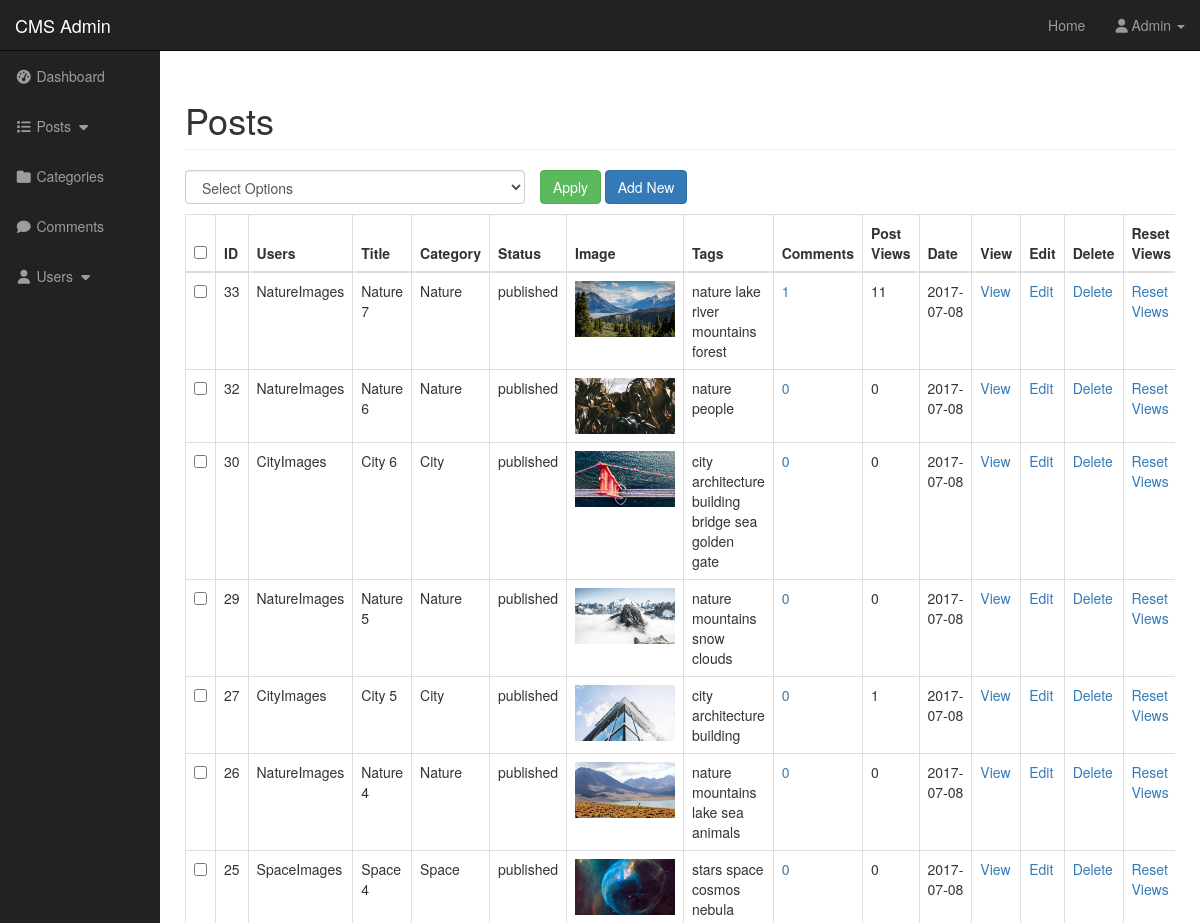
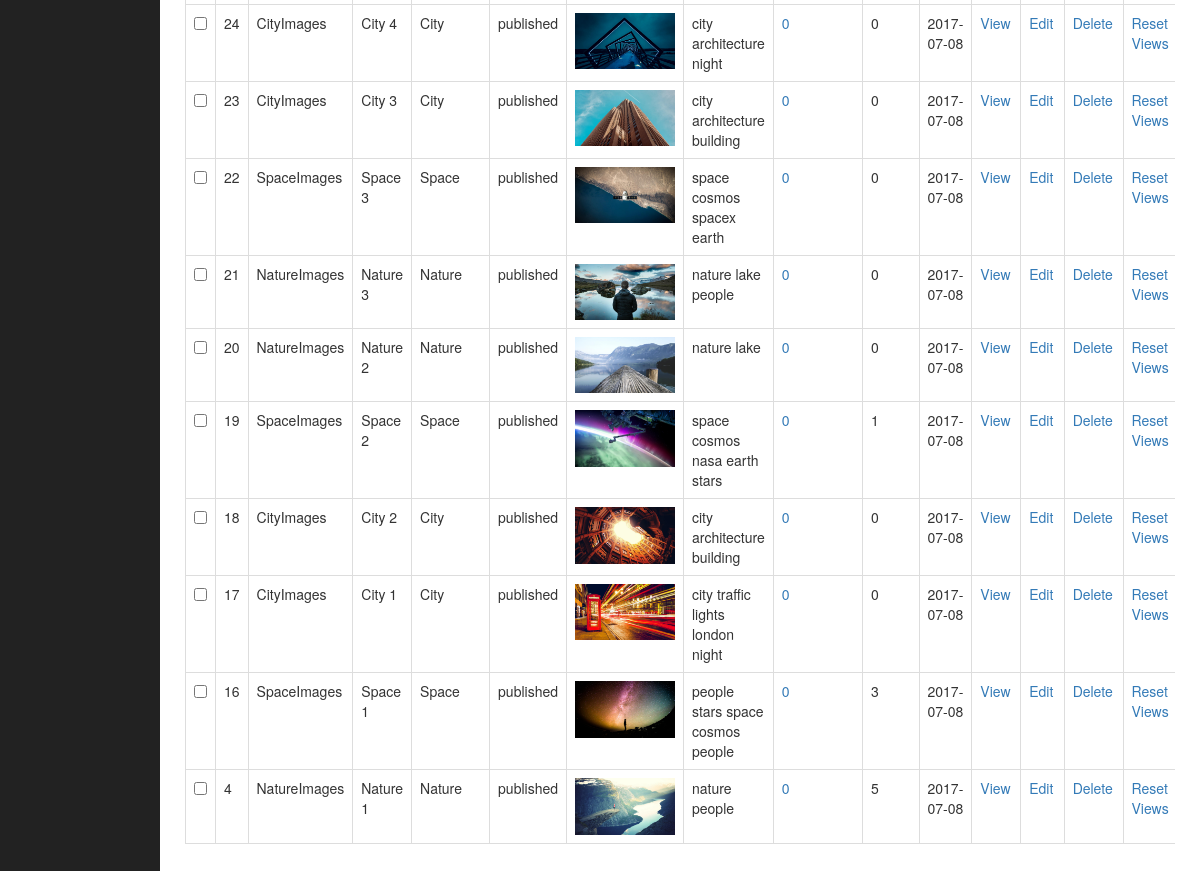
Screenshot of /admin/posts.php (signed in) with the database file from the repository (2 pictures, top to bottom).
### tables this page shows
CREATE TABLE `posts` (
  `post_id` int(5) NOT NULL,
  `post_title` varchar(255) NOT NULL,
  `post_user` varchar(255) NOT NULL,
  `post_status` varchar(255) NOT NULL,
  `post_date` date NOT NULL,
  `post_image` text NOT NULL,
  `post_content` text NOT NULL,
  `post_tags` varchar(255) NOT NULL,
  `post_view_count` int(7) NOT NULL,
  `post_category_id` int(5) NOT NULL,
  `post_comment_count` int(5) NOT NULL
);

CREATE TABLE `categories` (
  `cat_id` int(5) NOT NULL,
  `cat_title` varchar(255) NOT NULL
);

### admin/includes/view_all_posts.php (the view, shortened to what this page needs)
<h1 class="page-header">Posts</h1>
<form action="" method="post">
	<div class="row space">
		<div class="col-xs-4 options" id="bulkOptionsContainer">
			<select name="bulk_options" class="form-control">
				<option value="">Select Options</option>
			</select>
		</div>
		<div class="col-xs-4">
			<input type="submit" class="btn btn-success" value="Apply" name="submit">
			<a href="posts.php?source=add_post" class="btn btn-primary">Add New</a>
		</div>
	</div>
	<div class="table-responsive">
		<table class="table table-bordered table-hover">
			<thead>
				<tr>
					<th><input id="selectAllBoxes" type="checkbox"></th>
					<th>ID</th>
					<th>Users</th>
					<th>Title</th>
					<th>Category</th>
					<th>Status</th>
					<th>Image</th>
					<th>Tags</th>
					<th>Comments</th>
					<th>Post Views</th>
					<th>Date</th>
					<th>View</th>
					<th>Edit</th>
					<th>Delete</th>
					<th>Reset Views</th>
				</tr>
			</thead>
			<tbody>
		    <?php
  				$query = "SELECT * FROM posts LEFT JOIN categories ";
  				$query .= "ON posts.post_category_id = categories.cat_id ";
  				$query .= "ORDER BY post_id DESC";
  				$select_posts = mysqli_query($connection, $query);
  				while($row = mysqli_fetch_assoc($select_posts)) {
  					$post_id = $row ['post_id'];
  					$post_user = $row ['post_user'];
  					$post_title = $row ['post_title'];
  					$post_status = $row ['post_status'];
  					$post_image = $row ['post_image'];
  					$post_tags = $row ['post_tags'];
  					$post_date = $row ['post_date'];
  					$post_view_count = $row ['post_view_count'];
  					$cat_title = $row ['cat_title'];
  					echo "<tr>";
  						echo "<td><input class='checkBoxes' type='checkbox' name='checkBoxArray[]' value='$post_id'></td>";
  						echo "<td>{$post_id}</td>";
  						if (!empty($post_user)) {
  							echo "<td>$post_user</td>";
  						}
  						echo "<td>{$post_title}</td>";
  						echo "<td>{$cat_title}</td>";
  						echo "<td>{$post_status}</td>";
  						echo "<td><img width='100' src='../images/{$post_image}'</td>";
  						echo "<td>{$post_tags}</td>";
  						$query = "SELECT * FROM comments WHERE comment_post_id = $post_id";
  						$send_comment_query = mysqli_query($connection, $query);
  						$count_comments = mysqli_num_rows($send_comment_query);
  						echo "<td><a href='post_comments.php?id=$post_id'>{$count_comments}</a></td>";
  						echo "<td>{$post_view_count}</td>";
  						echo "<td>{$post_date}</td>";
  						echo "<td><a href='../post.php?p_id={$post_id}'>View</a></td>";
  						echo "<td><a href='posts.php?source=edit_post&p_id={$post_id}'>Edit</a></td>";
  						echo "<td><a rel='$post_id' href='javascript:void(0)' class='delete_link'>Delete</a></td>";
  						echo "<td><a href='posts.php?reset={$post_id}'>Reset Views</a></td>";
  					echo "</tr>";
  				}
		    ?>
			</tbody>
		</table>
	</div>
</form>

### admin/css/sb-admin.css (style rules this page uses)
body { margin-top: 100px; background-color: #222; }
@media (min-width:768px) { body { margin-top: 50px; } }
#bulkOptionsContainer { padding: 0; }

### admin/css/styles.css (style rules this page uses)
.options { margin-left: 15px; }
.space { padding-bottom: 10px; }

### rows the page displays
posts: post_id "33", post_user "NatureImages", post_title "Nature 7", post_category.cat_title "Nature", post_status "published", post_image (picture), post_tags "nature lake river mountains forest", count_comments "1", post_view_count "11", post_date "2017-07-08"
posts: post_id "32", post_user "NatureImages", post_title "Nature 6", post_category.cat_title "Nature", post_status "published", post_image (picture), post_tags "nature people", count_comments "0", post_view_count "0", post_date "2017-07-08"
posts: post_id "30", post_user "CityImages", post_title "City 6", post_category.cat_title "City", post_status "published", post_image (picture), post_tags "city architecture building bridge sea golden gate", count_comments "0", post_view_count "0", post_date "2017-07-08"
posts: post_id "29", post_user "NatureImages", post_title "Nature 5", post_category.cat_title "Nature", post_status "published", post_image (picture), post_tags "nature mountains snow clouds", count_comments "0", post_view_count "0", post_date "2017-07-08"
posts: post_id "27", post_user "CityImages", post_title "City 5", post_category.cat_title "City", post_status "published", post_image (picture), post_tags "city architecture building", count_comments "0", post_view_count "1", post_date "2017-07-08"
posts: post_id "26", post_user "NatureImages", post_title "Nature 4", post_category.cat_title "Nature", post_status "published", post_image (picture), post_tags "nature mountains lake sea animals", count_comments "0", post_view_count "0", post_date "2017-07-08"
posts: post_id "25", post_user "SpaceImages", post_title "Space 4", post_category.cat_title "Space", post_status "published", post_image (picture), post_tags "stars space cosmos nebula", count_comments "0", post_view_count "0", post_date "2017-07-08"
posts: post_id "24", post_user "CityImages", post_title "City 4", post_category.cat_title "City", post_status "published", post_image (picture), post_tags "city architecture night", count_comments "0", post_view_count "0", post_date "2017-07-08"
posts: post_id "23", post_user "CityImages", post_title "City 3", post_category.cat_title "City", post_status "published", post_image (picture), post_tags "city architecture building", count_comments "0", post_view_count "0", post_date "2017-07-08"
posts: post_id "22", post_user "SpaceImages", post_title "Space 3", post_category.cat_title "Space", post_status "published", post_image (picture), post_tags "space cosmos spacex earth", count_comments "0", post_view_count "0", post_date "2017-07-08"
posts: post_id "21", post_user "NatureImages", post_title "Nature 3", post_category.cat_title "Nature", post_status "published", post_image (picture), post_tags "nature lake people", count_comments "0", post_view_count "0", post_date "2017-07-08"
posts: post_id "20", post_user "NatureImages", post_title "Nature 2", post_category.cat_title "Nature", post_status "published", post_image (picture), post_tags "nature lake", count_comments "0", post_view_count "0", post_date "2017-07-08"
posts: post_id "19", post_user "SpaceImages", post_title "Space 2", post_category.cat_title "Space", post_status "published", post_image (picture), post_tags "space cosmos nasa earth stars", count_comments "0", post_view_count "1", post_date "2017-07-08"
posts: post_id "18", post_user "CityImages", post_title "City 2", post_category.cat_title "City", post_status "published", post_image (picture), post_tags "city architecture building", count_comments "0", post_view_count "0", post_date "2017-07-08"
posts: post_id "17", post_user "CityImages", post_title "City 1", post_category.cat_title "City", post_status "published", post_image (picture), post_tags "city traffic lights london night", count_comments "0", post_view_count "0", post_date "2017-07-08"
posts: post_id "16", post_user "SpaceImages", post_title "Space 1", post_category.cat_title "Space", post_status "published", post_image (picture), post_tags "people stars space cosmos people", count_comments "0", post_view_count "3", post_date "2017-07-08"
posts: post_id "4", post_user "NatureImages", post_title "Nature 1", post_category.cat_title "Nature", post_status "published", post_image (picture), post_tags "nature people", count_comments "0", post_view_count "5", post_date "2017-07-08"

### other values shown
$_SESSION['username'] "Admin"
